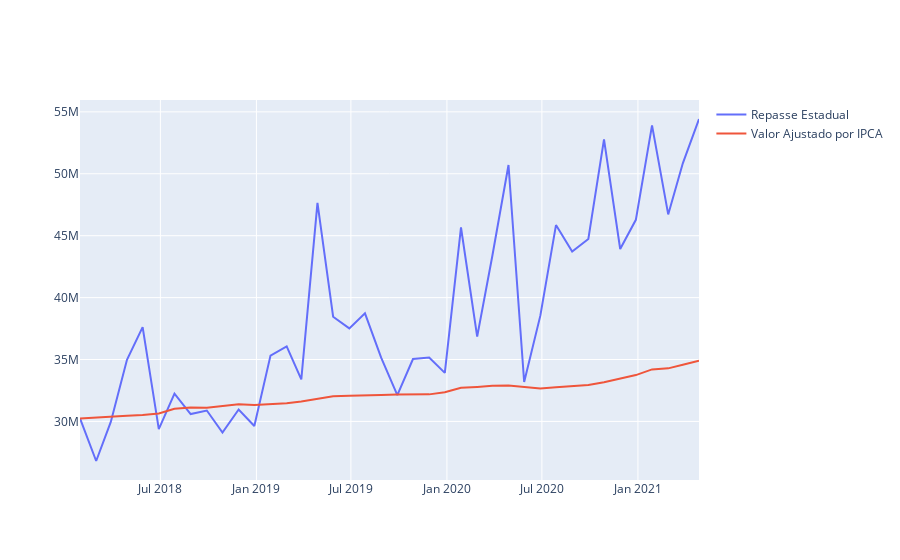

Notebook code cell kept with this figure:
### Code cell
plot = plot_tributos_ipca(cidade='VITORIA')
plot.show()
